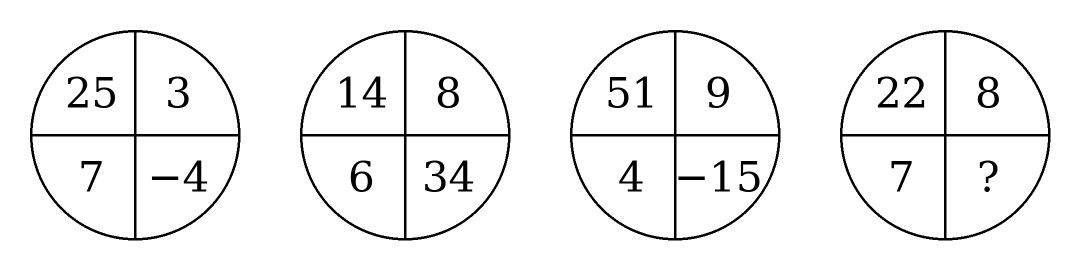
#> input picture 广东行测18套模拟/M03/编辑底稿/quant_data_number_grid.png, 2160 x 540 px (shown at 1/2 size)
$ python -i make_assets.py   (imports and definitions only)
#> lines starting #> are read from the running program, lines starting #| are printed output that depends on the picture
#> further down, picture is the input picture: PIL image 2160x540 RGB; min 0, max 255, mean 241.5
"""Render science question regions (stem + figure + options) at 200 dpi into out/PD-C/assets, compressing long blank bands."""
import json, sys, os
import pymupdf
from PIL import Image
import numpy as np
# [1 line not run here, left out]
OUT = '/home/user/work/out/PD-C/assets'
# [1 line not run here, left out]

def region(tag, qno):
    for q in json.load(open(f'/home/user/work/index/{tag}.json')):
        if q['kind'] == 'q' and q['qno'] == qno: return q
    raise KeyError((tag, qno))

def render(q, dpi=200, margin_x=20):
    doc = pymupdf.open('/home/user/' + q['file'])
    ims = []
    for (p, y0, y1) in q['segs']:
        page = doc[p]
        clip = pymupdf.Rect(margin_x, max(0, y0 - 2), page.rect.width - margin_x, min(page.rect.height, y1 + 2))
        pix = page.get_pixmap(clip=clip, dpi=dpi)
        ims.append(Image.frombytes('RGB', (pix.width, pix.height), pix.samples))
    W = max(i.width for i in ims); H = sum(i.height for i in ims)
    can = Image.new('RGB', (W, H), 'white'); y = 0
    for i in ims: can.paste(i, (0, y)); y += i.height
    return can

def squeeze(im, max_blank=40, keep=24, thr=245):
#> called with max_blank = 40, keep = 24, thr = 245
    a = np.asarray(im.convert('L'))
    blank = (a > thr).all(axis=1)
    rows = []; run = 0
    for r, b in enumerate(blank):
        run = run + 1 if b else 0
        if not b or run <= keep: rows.append(r)
#> this loop made 540 passes
#> run on passes 1 to 3: 1, 2, 3
#> after the loop, rows = 469 values from 0 to 504
    a3 = np.asarray(im)[rows]
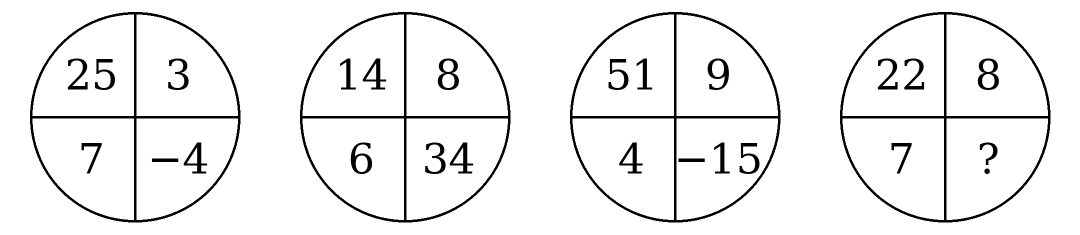
#> a3: shape (469, 2160, 3) (shown at 1/2 size); min 0, max 255, mean 239.4
    out = Image.fromarray(a3)
    # trim trailing/leading blank rows and right blank columns
    g = np.asarray(out.convert('L')); cols = np.where((g <= thr).any(axis=0))[0]; rws = np.where((g <= thr).any(axis=1))[0]
#> after `cols = np.where((g <= thr).any(axis=0))[0]`: cols = 1684 values from 60 to 2100
#> after `rws = np.where((g <= thr).any(axis=1))[0]`: rws = 421 values from 24 to 444
    if len(cols) and len(rws):
        out = out.crop((max(0, cols[0] - 10), max(0, rws[0] - 10), min(out.width, cols[-1] + 10), min(out.height, rws[-1] + 10)))
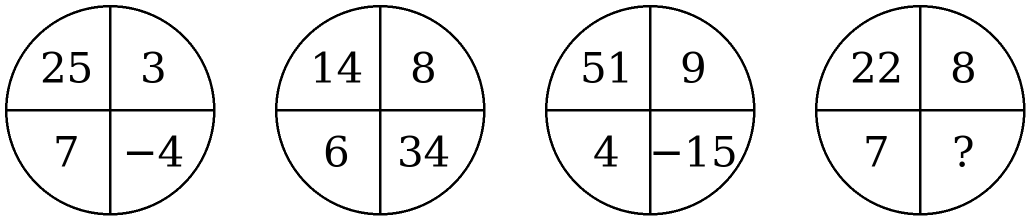
#> out: PIL image 2060x440 RGB (shown at 1/2 size); min 0, max 255, mean 237.6
    return out

# [8 lines not run here, left out]

>>> from PIL import Image
>>> picture = Image.open('../../../../../广东行测18套模拟/M03/编辑底稿/quant_data_number_grid.png')
>>> result = squeeze(picture)
